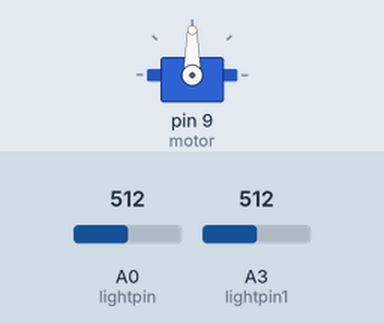
This sketch was run on a simulated Arduino Uno, built with avr-gcc and run on an emulated ATmega328P. Shown: servo. Inputs (shaded band) come from the test bench; at power-on: A0 (lightpin) = 512, A3 (lightpin1) = 512.

Above: at 1.2 s.
1.3 s: A0 (lightpin) set to 458
2.8 s: A0 (lightpin) set to 435
At 3.8 s:
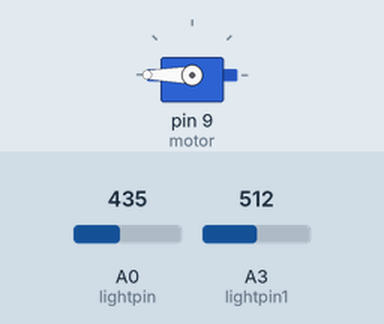
Timing chart, 0 to 5.8 s (numbered marks = the images above; inputs shaded):
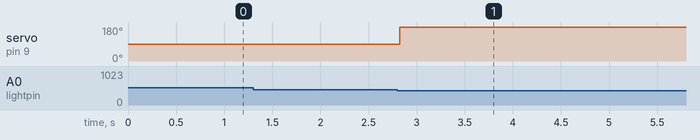

Measured:
- the behaviour switches between 450 and 449 on A0 (lightpin) (found by bisection; images 0 and 1)
- after the input at 1.3 s, every drawn part: stays the same
- after the input at 2.8 s, servo on pin 9 (motor): 90° → 180° at once

The sketch:

finale2.ino
```cpp
#include<Servo.h>
Servo motor;
int pos=0;
int lightpin = 0;
int lightpin1 = 3;

void setup()
{
motor.attach(9);
}

void loop()
{
  int lightlevel=analogRead(lightpin);
  delay(10);
  int lightlevel1=analogRead(lightpin1);
  delay(10);
  lightlevel=map(lightlevel,0,900,0,180);
  lightlevel1=map(lightlevel1,0,900,0,180);
  if (lightlevel1 <= 90 && lightlevel1 >= 90)
  {
    motor.write(0);
  delay(10);
  }
if (lightlevel < 90 && lightlevel1>90)
{

  motor.write(180);
delay(10);
}
}
```
